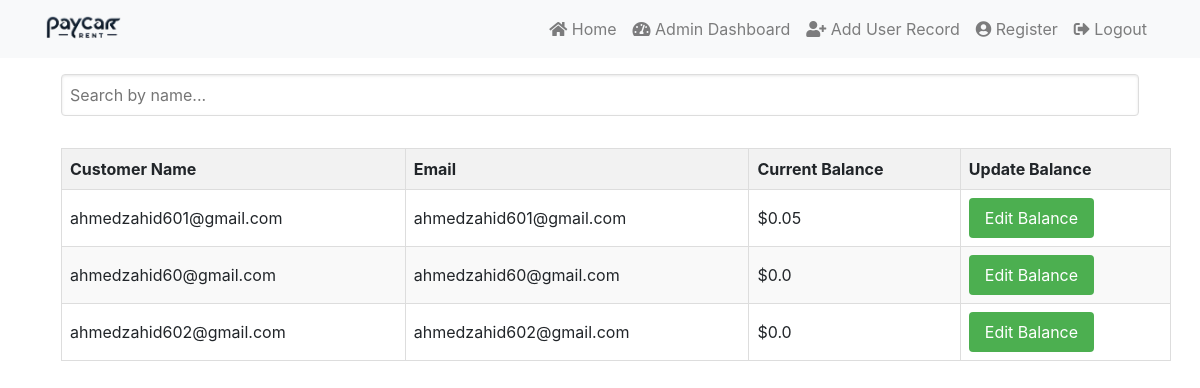
The page /admin/dashboard (signed in) on the database as committed earlier.
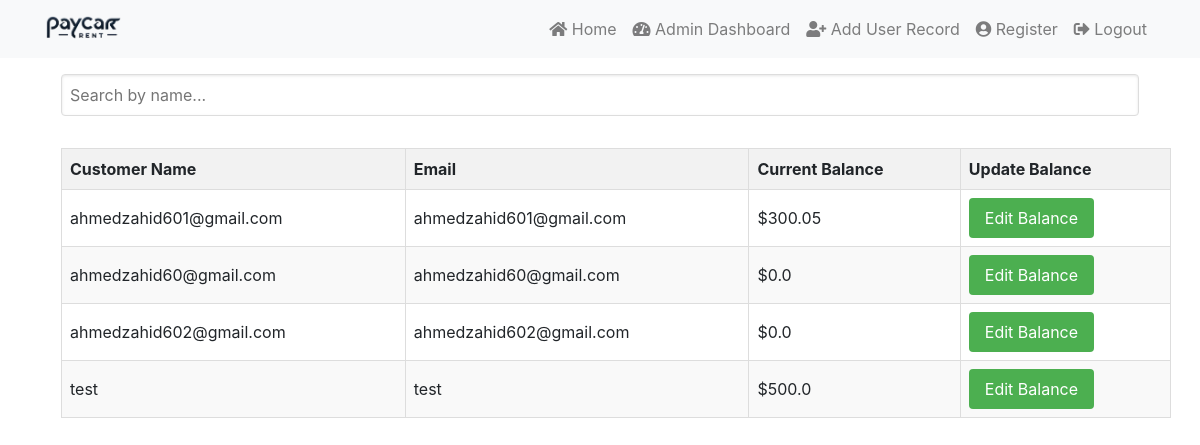
The same page on the database as committed later.
### app.py (models this page shows)
class Customer(db.Model):
    id = db.Column(db.Integer, primary_key=True)
    name = db.Column(db.String(100), nullable=False)
    email = db.Column(db.String(100), unique=True, nullable=False)
    opening_balance = db.Column(db.Float, default=0)
    current_balance = db.Column(db.Float, default=0)
    daily_rate = db.Column(db.Float, default=0)  # Daily increment to the balance
    transactions = db.relationship('Transaction', backref='customer', lazy=True)

### app.py (the view)
@app.route('/admin/dashboard')
@login_required
def admin_dashboard():
    customers = Customer.query.all()
    return render_template('admin_dashboard.html', customers=customers)

### app.py (called while the page is built)
@login_manager.user_loader
def load_user(user_id):
    return db.session.get(User, int(user_id))

### templates/admin_dashboard.html (shortened to what this page needs)
{% extends "base.html" %}
{% block content %}
<div class="search-container">
    <input type="text" id="searchInput" placeholder="Search by name..." onkeyup="searchTable()">
</div>
<table id="customersTable">
    <thead>
        <tr>
            <th>Customer Name</th>
            <th>Email</th>
            <th>Current Balance</th>
            <th>Update Balance</th>
        </tr>
    </thead>
    <tbody>
        {% for customer in customers %}
        <tr class="customer-row" data-customer-id="{{ customer.id }}">
            <td data-label="Customer Name">{{ customer.name }}</td>
            <td data-label="Customer Email">{{ customer.email }}</td>
            <td data-label="Customer Balance">${{ customer.current_balance }}</td>
            <td>
                <button class="edit-btn">Edit Balance</button>
            </td>
        </tr>
        {% endfor %}
    </tbody>
</table>
{% endblock %}

Rows that differ between the two databases and show on the page:
changed Customer "ahmedzahid601@gmail.com": current_balance "0.05" → "300.05"
added Customer: name "test", email "test", current_balance "500.0"
